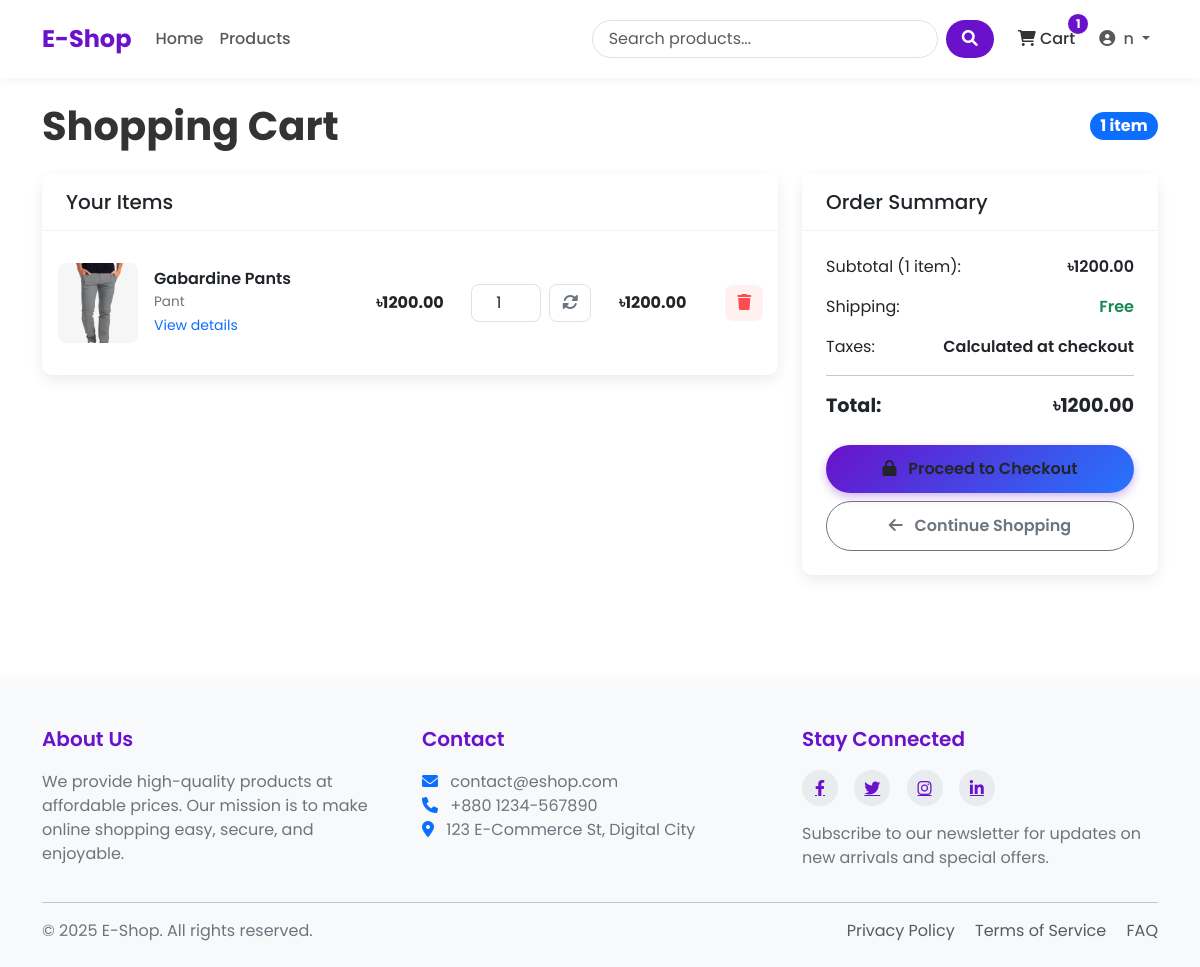
The page /cart/ (signed in) on the database as committed earlier.
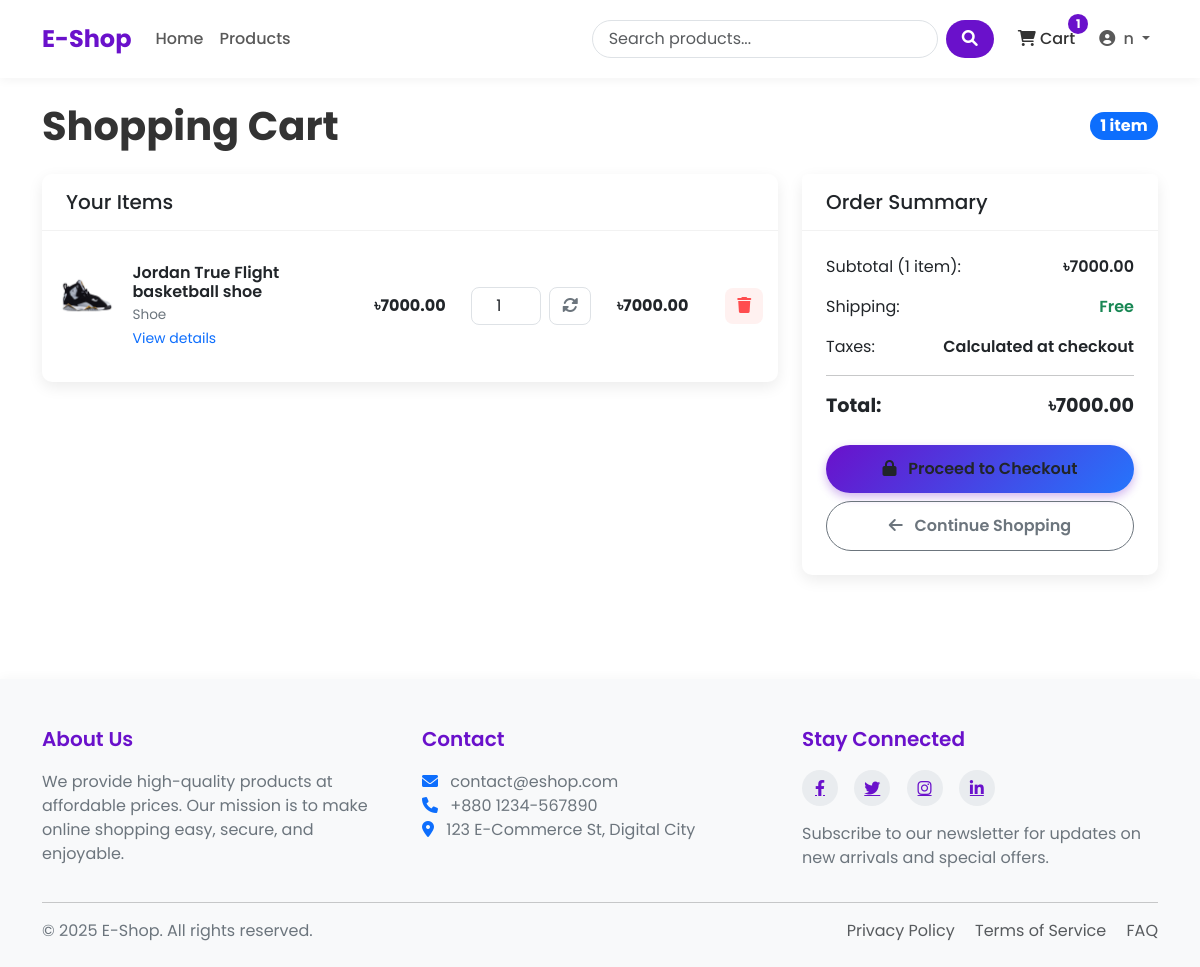
The same page on the database as committed later.
### shop/models.py (models this page shows, shortened)
class Cart(models.Model):
    user = models.OneToOneField(User, on_delete=models.CASCADE)
    created_at = models.DateTimeField(auto_now_add=True)
    updated_at = models.DateTimeField(auto_now=True)
    def get_total_price(self):
        return sum(item.get_cost() for item in self.items.all())
    def get_total_items(self):
        return sum(item.quantity for item in self.items.all())

class CartItem(models.Model):
    cart = models.ForeignKey(Cart, on_delete=models.CASCADE, related_name = "items")
    product = models.ForeignKey(Product, on_delete=models.CASCADE)
    quantity = models.PositiveIntegerField(default=1)
    def get_cost(self):
        return self.product.price*self.quantity

class Product(models.Model):
    name = models.CharField(max_length=200)
    slug = models.SlugField(max_length=200, unique=True)
    category = models.ForeignKey(Category, on_delete=models.CASCADE, related_name="products")
    description = models.TextField()
    price = models.DecimalField(max_digits=10, decimal_places=2) # 122.23
    stock = models.PositiveBigIntegerField(default=1)
    available = models.BooleanField(default=True)
    created = models.DateTimeField(auto_now_add=True)
    updated = models.DateTimeField(auto_now=True)
    image = models.ImageField(upload_to='products/%Y/%m/%d')

class Category(models.Model):
    name = models.CharField(max_length=100)
    slug = models.SlugField(max_length=100, unique=True)
    description = models.TextField(blank=True)
    class Meta:
        verbose_name_plural = 'Categories'

### shop/views.py (the view)
# urls.py: path('cart/', views.cart_detail, name='cart_detail'),
@login_required(login_url='/login/')
def cart_detail(request):
    try:
        cart = Cart.objects.get(user=request.user)
    except Cart.DoesNotExist:
        cart = Cart.objects.create(user=request.user)
    return render(request, 'shop/cart.html', {'cart' : cart})

### shop/context_processors.py (called while the page is built)
def cart_items_count(request):
    if request.user.is_authenticated:
        try:
            cart = Cart.objects.get(user=request.user)
            return {'cart_items_count' : cart.get_total_items()}
        except Cart.DoesNotExist:
            return {'cart_items_count' : 0}
    return {'cart_items_count' : 0}

### templates/shop/cart.html (shortened to what this page needs)
{% extends 'base.html' %}
{% block content %}
<div class="cart-header">
    <h1 class="cart-title">Shopping Cart</h1>
    {% if cart.items.all %}
    <span class="badge bg-primary rounded-pill fs-6">{{ cart.get_total_items }} item{{ cart.get_total_items|pluralize }}</span>
    {% endif %}
</div>
{% if cart.items.all %}
<div class="row">
    <div class="col-lg-8">
        <div class="cart-card card">
            <div class="card-header">
                <h5 class="mb-0">Your Items</h5>
            </div>
            <div class="card-body">
                {% for item in cart.items.all %}
                <div class="cart-item row align-items-center">
                    <div class="col-md-5">
                        <div class="d-flex align-items-center">
                            {% if item.product.image %}
                            <div class="cart-item-image me-3">
                                <img src="{{ item.product.image.url }}" alt="{{ item.product.name }}"
                                     class="img-fluid">
                            </div>
                            {% else %}
                            <div class="bg-light text-center cart-item-image me-3 d-flex justify-content-center align-items-center">
                                <i class="fas fa-image fa-2x text-muted"></i>
                            </div>
                            {% endif %}
                            <div>
                                <h6 class="cart-item-title">{{ item.product.name }}</h6>
                                <div class="cart-item-category">{{ item.product.category.name }}</div>
                                <a href="{% url 'shop:product_detail' item.product.slug %}" class="text-decoration-none">
                                    <small class="text-primary">View details</small>
                                </a>
                            </div>
                        </div>
                    </div>
                    <div class="col-md-2 text-center">
                        <div class="fw-bold">৳{{ item.product.price }}</div>
                    </div>
                    <div class="col-md-2">
                        <form action="{% url 'shop:cart_update' item.product.id %}" method="post" class="d-flex align-items-center justify-content-center">
                            <input type="number" name="quantity" class="form-control cart-quantity-input"
                                   value="{{ item.quantity }}" min="1" max="{{ item.product.stock }}">
                            <button type="submit" class="cart-update-btn ms-2">
                                <i class="fas fa-sync-alt"></i>
                            </button>
                        </form>
                    </div>
                    <div class="col-md-2 text-center">
                        <div class="fw-bold">৳{{ item.get_cost }}</div>
                    </div>
                    <div class="col-md-1 text-end">
                        <form action="{% url 'shop:cart_remove' item.product.id %}" method="post">
                            <button type="submit" class="cart-remove-btn">
                                <i class="fas fa-trash"></i>
                            </button>
                        </form>
                    </div>
                </div>
                {% endfor %}
            </div>
        </div>
    </div>
    <div class="col-lg-4">
        <div class="summary-card card">
            <div class="card-header">
                <h5 class="mb-0">Order Summary</h5>
            </div>
            <div class="card-body">
                <div class="summary-item">
                    <span>Subtotal ({{ cart.get_total_items }} item{{ cart.get_total_items|pluralize }}):</span>
                    <span class="summary-value">৳{{ cart.get_total_price }}</span>
                </div>
                <div class="summary-item">
                    <span>Shipping:</span>
                    <span class="summary-value text-success">Free</span>
                </div>
                <div class="summary-item">
                    <span>Taxes:</span>
                    <span class="summary-value">Calculated at checkout</span>
                </div>
                <hr>
                <div class="summary-item mb-4">
                    <span class="summary-total">Total:</span>
                    <span class="summary-total">৳{{ cart.get_total_price }}</span>
                </div>
                <div class="d-grid gap-2">
                    <a href="{% url 'shop:checkout' %}" class="btn checkout-btn">
                        <i class="fas fa-lock me-2"></i> Proceed to Checkout
                    </a>
                    <a href="{% url 'shop:product_list' %}" class="btn btn-outline-secondary continue-btn">
                        <i class="fas fa-arrow-left me-2"></i> Continue Shopping
                    </a>
                </div>
            </div>
        </div>
    </div>
</div>
{% endif %}
{% endblock %}

### templates/base.html (shortened to what this page needs)
<!DOCTYPE html>
<html lang="en">
<head>
    <link href="https://cdn.jsdelivr.net/npm/bootstrap@5.3.0/dist/css/bootstrap.min.css" rel="stylesheet">
    <link rel="stylesheet" href="https://cdnjs.cloudflare.com/ajax/libs/font-awesome/6.0.0/css/all.min.css">
    {% load static %}
</head>
<body>
    <header>
        <nav class="navbar navbar-expand-lg navbar-light bg-white">
            <div class="container">
                <a class="navbar-brand" href="{% url 'shop:home' %}">E-Shop</a>
                <div class="collapse navbar-collapse" id="navbarNav">
                    <ul class="navbar-nav me-auto mb-2 mb-lg-0">
                        <li class="nav-item {% if request.path == '/' %}active{% endif %}">
                            <a class="nav-link" href="{% url 'shop:home' %}">Home</a>
                        </li>
                        <li class="nav-item {% if '/products/' in request.path %}active{% endif %}">
                            <a class="nav-link" href="{% url 'shop:product_list' %}">Products</a>
                        </li>
                    </ul>
                    <form class="d-flex search-box me-3" action="{% url 'shop:product_list' %}" method="get">
                        <input class="form-control search-input me-2" type="search" name="search" placeholder="Search products..." aria-label="Search">
                        <button class="btn search-btn" type="submit">
                            <i class="fas fa-search"></i>
                        </button>
                    </form>
                    <ul class="navbar-nav">
                        <li class="nav-item me-2">
                            <a class="nav-link cart-btn" href="{% url 'shop:cart_detail' %}">
                                <i class="fas fa-shopping-cart"></i> Cart
                                {% if cart_items_count %}
                                    <span class="badge rounded-pill cart-badge">{{ cart_items_count }}</span>
                                {% endif %}
                            </a>
                        </li>
                        {% if user.is_authenticated %}
                            <li class="nav-item dropdown">
                                <a class="nav-link dropdown-toggle" href="#" id="navbarDropdown" role="button"
                                   data-bs-toggle="dropdown" aria-expanded="false">
                                    <i class="fas fa-user-circle me-1"></i> {{ user.username }}
                                </a>
                            </li>
                        {% endif %}
                    </ul>
                </div>
            </div>
        </nav>
    </header>
    <main class="container my-4">
        {% block content %}{% endblock %}
    </main>
    <footer>
        <div class="container">
            <div class="row">
                <div class="col-md-4 mb-4 mb-md-0">
                    <h5>About Us</h5>
                    <p>We provide high-quality products at affordable prices. Our mission is to make online shopping easy, secure, and enjoyable.</p>
                </div>
                <div class="col-md-4 mb-4 mb-md-0">
                    <h5>Contact</h5>
                    <p>
                        <i class="fas fa-envelope me-2 text-primary"></i> contact@eshop.com<br>
                        <i class="fas fa-phone me-2 text-primary"></i> +880 1234-567890<br>
                        <i class="fas fa-map-marker-alt me-2 text-primary"></i> 123 E-Commerce St, Digital City
                    </p>
                </div>
                <div class="col-md-4">
                    <h5>Stay Connected</h5>
                    <div class="social-icons mb-3">
                        <a href="#"><i class="fab fa-facebook-f"></i></a>
                        <a href="#"><i class="fab fa-twitter"></i></a>
                        <a href="#"><i class="fab fa-instagram"></i></a>
                        <a href="#"><i class="fab fa-linkedin-in"></i></a>
                    </div>
                    <p>Subscribe to our newsletter for updates on new arrivals and special offers.</p>
                </div>
            </div>
            <hr>
            <div class="row mt-3">
                <div class="col-md-6 mb-2 mb-md-0">
                    <p class="mb-0">&copy; {% now "Y" %} E-Shop. All rights reserved.</p>
                </div>
                <div class="col-md-6 text-md-end">
                    <p class="mb-0">
                        <a href="#" class="text-decoration-none me-3 text-muted">Privacy Policy</a>
                        <a href="#" class="text-decoration-none me-3 text-muted">Terms of Service</a>
                        <a href="#" class="text-decoration-none text-muted">FAQ</a>
                    </p>
                </div>
            </div>
        </div>
    </footer>
</body>
</html>

### templates/shop/cart.html (style rules this page uses)
.cart-header { display: flex; justify-content: space-between; align-items: center; margin-bottom: 1.5rem; }
.cart-title { font-weight: 700; color: var(--text-color); margin-bottom: 0; }
.cart-card { border: none; border-radius: var(--border-radius); box-shadow: var(--box-shadow); overflow: hidden; margin-bottom: 1.5rem; }
.cart-card .card-header { background-color: white; border-bottom: 1px solid rgba(0,0,0,0.05); padding: 1rem 1.5rem; }
.cart-item { padding: 1rem 0; border-bottom: 1px solid rgba(0,0,0,0.05); }
.cart-item:last-child { border-bottom: none; }
.cart-item-image { width: 80px; height: 80px; object-fit: cover; border-radius: 8px; overflow: hidden; }
.cart-item-title { font-weight: 600; font-size: 1rem; margin-bottom: 0.25rem; }
.cart-item-category { color: var(--text-light); font-size: 0.85rem; }
.cart-quantity-input { width: 70px; text-align: center; border-radius: 8px; border: 1px solid #dee2e6; }
.cart-update-btn { background-color: white; border: 1px solid #dee2e6; color: var(--text-light); border-radius: 8px; padding: 0.375rem 0.75rem; transition: all 0.2s; }
.cart-remove-btn { background-color: #fff1f0; color: #ff4d4f; border: none; border-radius: 8px; padding: 0.375rem 0.75rem; transition: all 0.2s; }
.summary-card { border: none; border-radius: var(--border-radius); box-shadow: var(--box-shadow); position: sticky; top: 20px; }
.summary-card .card-header { background-color: white; border-bottom: 1px solid rgba(0,0,0,0.05); padding: 1rem 1.5rem; }
.summary-card .card-body { padding: 1.5rem; }
.summary-item { display: flex; justify-content: space-between; margin-bottom: 1rem; }
.summary-value { font-weight: 600; }
.summary-total { font-size: 1.2rem; font-weight: 700; }
.checkout-btn { background: linear-gradient(135deg, var(--primary-color) 0%, var(--secondary-color) 100%); border: none; border-radius: 50px; padding: 0.75rem 1.5rem; font-weight: 600; transition: all 0.3s; box-shadow: 0 4px 10px rgba(106, 17, 203, 0.3); }
.continue-btn { border-radius: 50px; padding: 0.75rem 1.5rem; font-weight: 600; }

### templates/base.html (style rules this page uses)
:root { --primary-color: #6a11cb; --primary-dark: #5a0cb8; --primary-light: #7c4ddb; --secondary-color: #2575fc; --text-color: #333333; --text-light: #6c757d; --bg-light: #f8f9fa; --border-radius: 10px; --box-shadow: 0 5px 15px rgba(0,0,0,0.08); }
body { font-family: 'Poppins', sans-serif; color: var(--text-color); display: flex; flex-direction: column; min-height: 100vh; }
main { flex: 1; }
.navbar { padding: 1rem 0; box-shadow: 0 2px 10px rgba(0,0,0,0.05); }
.navbar-brand { font-weight: 700; font-size: 1.5rem; color: var(--primary-color); }
.nav-link { font-weight: 500; padding: 0.5rem 1rem; transition: all 0.3s ease; }
.search-box { position: relative; }
.search-input { border-radius: 50px; padding-left: 1rem; border: 1px solid #dee2e6; transition: all 0.3s ease; }
.search-btn { border-radius: 50px; background-color: var(--primary-color); color: white; padding: 0.375rem 1rem; border: none; }
.cart-btn { position: relative; padding: 0.5rem 1rem; color: var(--text-color); transition: all 0.3s ease; }
.cart-badge { position: absolute; top: 0; right: 0; transform: translate(25%, -25%); background-color: var(--primary-color); }
footer { background-color: var(--bg-light); padding: 3rem 0 1.5rem; margin-top: 5rem; box-shadow: 0 -2px 10px rgba(0,0,0,0.03); }
footer h5 { font-weight: 600; margin-bottom: 1.2rem; color: var(--primary-color); }
footer p { color: var(--text-light); }
.social-icons a { display: inline-flex; align-items: center; justify-content: center; width: 36px; height: 36px; background-color: #e9ecef; color: var(--primary-color); border-radius: 50%; margin-right: 0.75rem; transition: all 0.3s ease; }

Rows that differ between the two databases and show on the page:
removed CartItem: product.image (picture), product.name "Gabardine Pants", product.category.name "Pant", product.price "1200.00", quantity "1", get_cost "1200.00"
computed for Cart id 1: get_total_price "1200.00" → "7000.00"
added CartItem: product.image (picture), product.name "Jordan True Flight basketball shoe", product.category.name "Shoe", product.price "7000.00", quantity "1", get_cost "7000.00"
